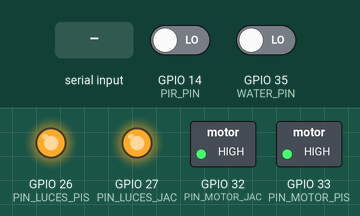
Recording of a sketch running on a simulated ESP32. On the bench: switched loads named in the sketch (green lamp = pin HIGH), output pins drawn as LEDs (lit = HIGH). The test bench sets the inputs (shaded band); at power-on: GPIO 14 (PIR_PIN) LOW, GPIO 35 (WATER_PIN) LOW. WiFi joins after 1.5 s; servers stay silent unless stated; no MQTT or app messages arrive unless stated; what the sketch prints to the serial monitor is not drawn.

Above: at 2.7 s.
2.8 s: "3" received over Serial
At 3.6 s:
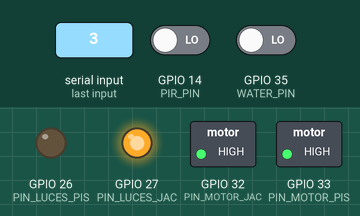
4.3 s: "4" received over Serial
At 5.4 s:
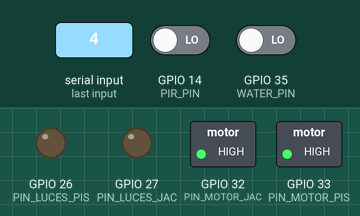
5.8 s: "5" received over Serial
At 6.5 s:
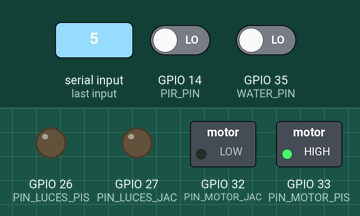
7.3 s: "6" received over Serial
At 8.3 s:
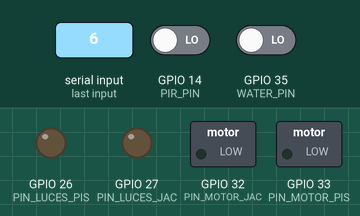
8.8 s: "3" received over Serial
At 10.0 s:
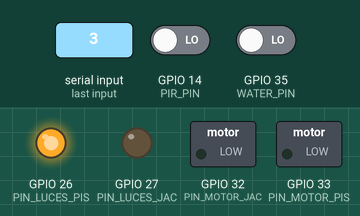
Timing chart, 0 to 11.8 s (numbered marks = the images above; inputs shaded):
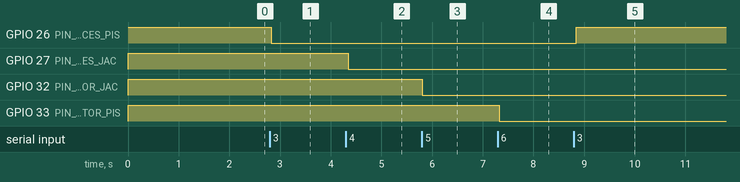

Measured:
- after the input at 2.8 s, GPIO 26 (PIN_LUCES_PIS): HIGH → LOW at once
- after the input at 4.3 s, GPIO 27 (PIN_LUCES_JAC): HIGH → LOW at once
- after the input at 5.8 s, GPIO 32 (PIN_MOTOR_JAC): HIGH → LOW at once
- after the input at 7.3 s, GPIO 33 (PIN_MOTOR_PIS): HIGH → LOW at once
- after the input at 8.8 s, GPIO 26 (PIN_LUCES_PIS): LOW → HIGH at once

The sketch:

CodigoPiscina.ino
```cpp
// === YARVIS POOL CONTROLLER ESP32 ===
// Generado por Yarvis Edge Command Center
//
// SENSORES:
//   PIN 14 = PIR Movimiento
//   PIN 35 = Nivel de Agua (HIGH = nivel bajo = necesita recarga)
//
// ACTUADORES (RELÉS - activo en LOW):
//   PIN 26 = Luces Fondo Piscina
//   PIN 27 = Luces Jacuzzi
//   PIN 32 = Motor Jacuzzi
//   PIN 33 = Motor Piscina
//
// TECLAS SERIAL MONITOR:
//   1 = Sensor Movimiento ON/OFF
//   2 = Nivel Agua NORMAL/BAJO
//   3 = Luces Piscina ON/OFF
//   4 = Luces Jacuzzi ON/OFF
//   5 = Motor Jacuzzi ON/OFF
//   6 = Motor Piscina ON/OFF
//   0 = APAGAR TODO (emergencia)

#include <WiFi.h>
#include <PubSubClient.h>
#include <WebServer.h>
#include <ArduinoJson.h>

const char* ssid        = "Los Leiva";        // <-- Cambia esto
const char* password    = "marmol123";    // <-- Cambia esto
const char* mqtt_server = "192.168.1.138";  // <-- IP de tu PC con Mosquitto

// ---- Pines ----
const int PIR_PIN       = 14;
const int WATER_PIN     = 35;  // HIGH = nivel bajo
const int PIN_LUCES_PIS = 26;
const int PIN_LUCES_JAC = 27;
const int PIN_MOTOR_JAC = 32;
const int PIN_MOTOR_PIS = 33;

// ---- Topics MQTT ----
const char* TOPIC_ESTADO  = "finca/piscina/estado";
const char* TOPIC_COMANDO = "finca/piscina/comando";

WiFiClient espClient;
PubSubClient mqtt(espClient);
WebServer server(80);

// ---- Estados ----
bool s_motion    = false;
bool s_water_low = false;
bool s_luces_pis = false;
bool s_luces_jac = false;
bool s_motor_jac = false;
bool s_motor_pis = false;

void setRelay(int pin, bool on) {
  digitalWrite(pin, on ? LOW : HIGH);  // LOW = ON en modulos de rele
}

void applyActuators() {
  setRelay(PIN_LUCES_PIS, s_luces_pis);
  setRelay(PIN_LUCES_JAC, s_luces_jac);
  setRelay(PIN_MOTOR_JAC, s_motor_jac);
  setRelay(PIN_MOTOR_PIS, s_motor_pis);
}

void publishState() {
  DynamicJsonDocument doc(512);
  doc["motion"]    = s_motion    ? "active"     : "standby";
  doc["agua"]      = s_water_low ? "nivel_bajo" : "normal";
  doc["luces_pis"] = s_luces_pis ? "on" : "off";
  doc["luces_jac"] = s_luces_jac ? "on" : "off";
  doc["motor_jac"] = s_motor_jac ? "on" : "off";
  doc["motor_pis"] = s_motor_pis ? "on" : "off";
  char buf[512];
  serializeJson(doc, buf);
  mqtt.publish(TOPIC_ESTADO, buf);
  Serial.print("[MQTT] -> "); Serial.println(buf);
}

void emergencyOff() {
  s_luces_pis = s_luces_jac = s_motor_jac = s_motor_pis = false;
  applyActuators();
  Serial.println("[!] APAGADO DE EMERGENCIA");
  publishState();
}

void callback(char* topic, byte* payload, unsigned int length) {
  String msg;
  for (unsigned int i = 0; i < length; i++) msg += (char)payload[i];
  Serial.print("[MQTT CMD] "); Serial.println(msg);

  DynamicJsonDocument doc(512);
  if (deserializeJson(doc, msg) != DeserializationError::Ok) return;

  if (doc.containsKey("luces_pis")) s_luces_pis = (String(doc["luces_pis"].as<const char*>()) == "on");
  if (doc.containsKey("luces_jac")) s_luces_jac = (String(doc["luces_jac"].as<const char*>()) == "on");
  if (doc.containsKey("motor_jac")) s_motor_jac = (String(doc["motor_jac"].as<const char*>()) == "on");
  if (doc.containsKey("motor_pis")) s_motor_pis = (String(doc["motor_pis"].as<const char*>()) == "on");
  if (doc.containsKey("apagar_todo") && doc["apagar_todo"].as<bool>()) { emergencyOff(); return; }

  applyActuators();
  publishState();
}

void reconnect() {
  while (!mqtt.connected()) {
    Serial.print("Conectando MQTT...");
    if (mqtt.connect("ESP32_Pool_Client")) {
      Serial.println("OK");
      mqtt.subscribe(TOPIC_COMANDO);
      publishState();
    } else {
      Serial.print("Error rc="); Serial.println(mqtt.state());
      delay(3000);
    }
  }
}

void handleState() {
  DynamicJsonDocument doc(512);
  doc["motion"]    = s_motion    ? "active"     : "standby";
  doc["agua"]      = s_water_low ? "nivel_bajo" : "normal";
  doc["luces_pis"] = s_luces_pis ? "on" : "off";
  doc["luces_jac"] = s_luces_jac ? "on" : "off";
  doc["motor_jac"] = s_motor_jac ? "on" : "off";
  doc["motor_pis"] = s_motor_pis ? "on" : "off";
  String r; serializeJson(doc, r);
  server.send(200, "application/json", r);
}

void handlePing() { server.send(200, "text/plain", "pong"); }

void handleSerialInput(char key) {
  switch (key) {
    case '1': s_motion    = !s_motion;
              Serial.println(s_motion    ? "[1] Movimiento: ACTIVO"    : "[1] Movimiento: INACTIVO"); break;
    case '2': s_water_low = !s_water_low;
              Serial.println(s_water_low ? "[2] Agua: NIVEL BAJO"      : "[2] Agua: NORMAL"); break;
    case '3': s_luces_pis = !s_luces_pis;
              Serial.println(s_luces_pis ? "[3] Luces Piscina: ON"     : "[3] Luces Piscina: OFF"); break;
    case '4': s_luces_jac = !s_luces_jac;
              Serial.println(s_luces_jac ? "[4] Luces Jacuzzi: ON"     : "[4] Luces Jacuzzi: OFF"); break;
    case '5': s_motor_jac = !s_motor_jac;
              Serial.println(s_motor_jac ? "[5] Motor Jacuzzi: ON"     : "[5] Motor Jacuzzi: OFF"); break;
    case '6': s_motor_pis = !s_motor_pis;
              Serial.println(s_motor_pis ? "[6] Motor Piscina: ON"     : "[6] Motor Piscina: OFF"); break;
    case '0': emergencyOff(); return;
    default:
      Serial.println("Teclas: 1=Mov 2=Agua 3=LucesPis 4=LucesJac 5=MotorJac 6=MotorPis 0=APAGAR");
      return;
  }
  applyActuators();
  publishState();
}

bool last_pir   = false;
bool last_water = false;

void setup() {
  Serial.begin(115200);

  // Sensores
  pinMode(PIR_PIN,   INPUT);
  pinMode(WATER_PIN, INPUT);

  // Actuadores — relés APAGADOS al iniciar (HIGH)
  pinMode(PIN_LUCES_PIS, OUTPUT); digitalWrite(PIN_LUCES_PIS, HIGH);
  pinMode(PIN_LUCES_JAC, OUTPUT); digitalWrite(PIN_LUCES_JAC, HIGH);
  pinMode(PIN_MOTOR_JAC, OUTPUT); digitalWrite(PIN_MOTOR_JAC, HIGH);
  pinMode(PIN_MOTOR_PIS, OUTPUT); digitalWrite(PIN_MOTOR_PIS, HIGH);

  // WiFi
  Serial.print("WiFi...");
  WiFi.begin(ssid, password);
  while (WiFi.status() != WL_CONNECTED) { delay(500); Serial.print("."); }
  Serial.print(" IP: "); Serial.println(WiFi.localIP());

  // MQTT
  mqtt.setServer(mqtt_server, 1883);
  mqtt.setCallback(callback);

  // HTTP endpoints
  server.on("/state", handleState);
  server.on("/ping",  handlePing);
  server.begin();

  Serial.println("\n=== YARVIS POOL CONTROLLER LISTO ===");
  Serial.println("Teclas: 1=Mov 2=Agua 3=LucesPis 4=LucesJac 5=MotorJac 6=MotorPis 0=APAGAR");
}

void loop() {
  if (!mqtt.connected()) reconnect();
  mqtt.loop();
  server.handleClient();

  // Leer sensores físicos — publicar solo si cambian
  bool pir   = digitalRead(PIR_PIN)   == HIGH;
  bool water = digitalRead(WATER_PIN) == HIGH;
  if (pir != last_pir || water != last_water) {
    s_motion    = pir;
    s_water_low = water;
    last_pir    = pir;
    last_water  = water;
    publishState();
    if (s_water_low) Serial.println("[!] ALERTA: Nivel de agua bajo");
  }

  // Testing por Serial Monitor
  if (Serial.available() > 0) {
    handleSerialInput(Serial.read());
  }

  delay(50);
}
```
